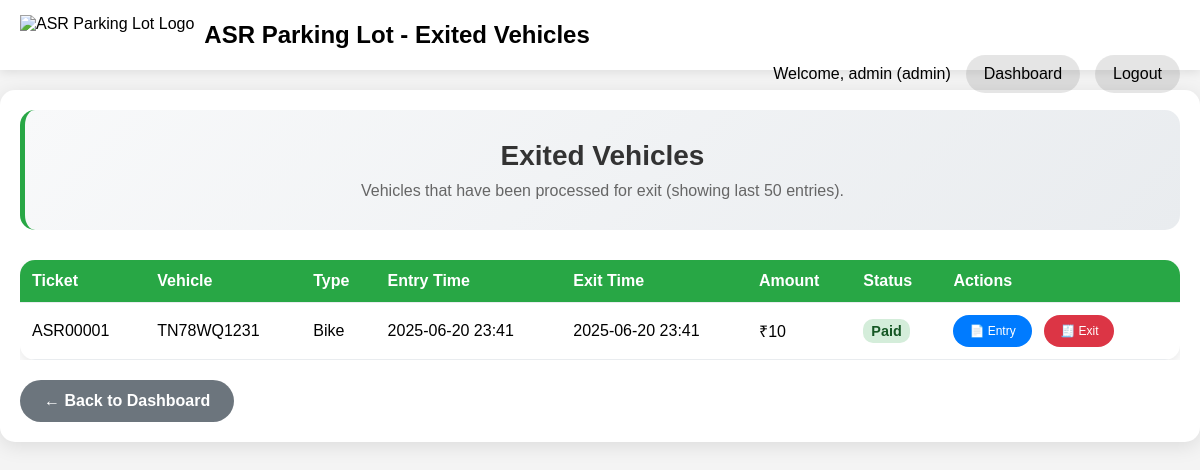
Before: /staff/exited-vehicles (signed in) with the older database file.
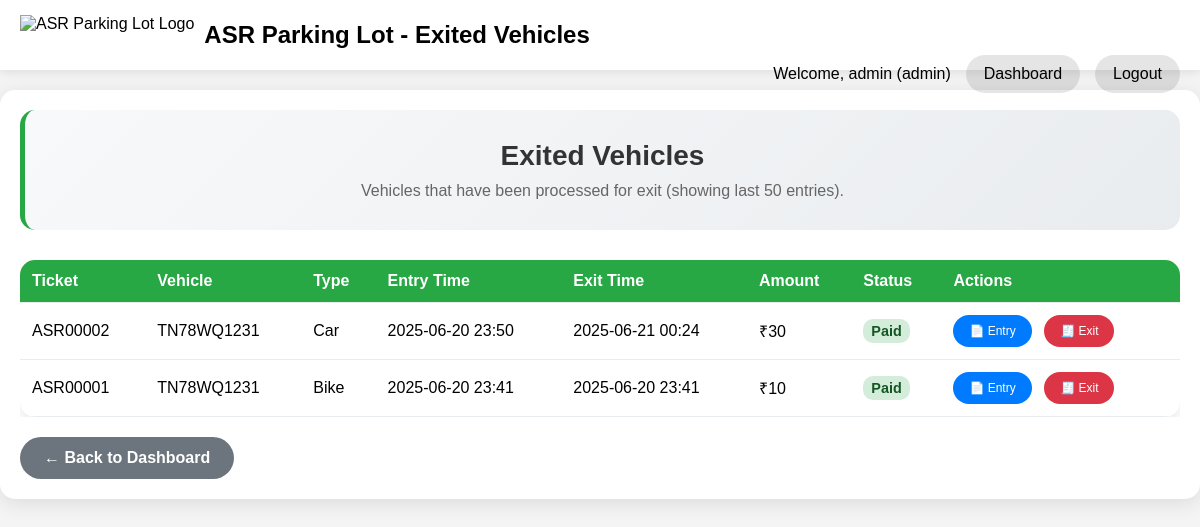
After: the same page with the newer database file.
### app/models.py (models this page shows, shortened)
class Entry(db.Model):
    id = db.Column(db.Integer, primary_key=True)
    ticket_number = db.Column(db.String(20), unique=True, nullable=False)
    vehicle_type = db.Column(db.String(50), nullable=False)
    vehicle_number = db.Column(db.String(20), nullable=False)
    phone = db.Column(db.String(15), nullable=False)
    device = db.Column(db.String(50), nullable=False)
    entry_time = db.Column(db.DateTime, default=datetime.utcnow, nullable=False)
    exit_time = db.Column(db.DateTime, nullable=True)
    paid = db.Column(db.Boolean, default=False, nullable=False)
    amount = db.Column(db.Float, nullable=True)

### app/routes.py (the view)
@main.route('/staff/exited-vehicles')
@login_required
def exited_vehicles():
    if current_user.role not in ['admin', 'staff']:
        flash('Access denied. Staff or Admin privileges required.', 'error')
        return redirect(url_for('main.index'))
    exited_vehicles = Entry.query.filter(
        Entry.exit_time.is_not(None)
    ).order_by(Entry.exit_time.desc()).limit(50).all()
    return render_template('exited_vehicles.html',
                         title='Exited Vehicles',
                         exited_vehicles=exited_vehicles)

### app/__init__.py (called while the page is built)
def create_app():
    app = Flask(__name__)
    app.config['SECRET_KEY'] = os.environ.get('SECRET_KEY') or 'dev-secret-key-change-in-production'
    app.config['SQLALCHEMY_DATABASE_URI'] = 'sqlite:///site.db'
    app.config['SQLALCHEMY_TRACK_MODIFICATIONS'] = False
    db.init_app(app)
    login_manager.init_app(app)
    migrate.init_app(app, db)
    login_manager.login_view = 'main.login'
    login_manager.login_message_category = 'info'
    from app.routes import main as main_blueprint
    app.register_blueprint(main_blueprint)
    from .models import User
    @login_manager.user_loader
    def load_user(user_id):
        return User.query.get(int(user_id))
    return app

### app/templates/exited_vehicles.html (shortened to what this page needs)
<!DOCTYPE html>
<html lang="en">
<head>
</head>
<body>
    <div class="navbar">
        <div class="navbar-logo">
            <img src="{{ url_for('main.public_file', filename='logo.png') }}" alt="ASR Parking Lot Logo">
            <h1>ASR Parking Lot - Exited Vehicles</h1>
        </div>
        <div class="navbar-right">
            <span>Welcome, {{ current_user.username }} ({{ current_user.role }})</span>
            <a href="{{ url_for('main.staff_dashboard') }}">Dashboard</a>
            <a href="{{ url_for('main.logout') }}">Logout</a>
        </div>
    </div>
    <div class="container">
        <div class="header-section">
            <h2>Exited Vehicles</h2>
            <p>Vehicles that have been processed for exit (showing last 50 entries).</p>
        </div>
        {% if exited_vehicles %}
        <div class="vehicles-table">
            <table>
                <thead>
                    <tr>
                        <th>Ticket</th>
                        <th>Vehicle</th>
                        <th>Type</th>
                        <th>Entry Time</th>
                        <th>Exit Time</th>
                        <th>Amount</th>
                        <th>Status</th>
                        <th>Actions</th>
                    </tr>
                </thead>
                <tbody>
                    {% for vehicle in exited_vehicles %}
                    <tr>
                        <td>{{ vehicle.ticket_number }}</td>
                        <td>{{ vehicle.vehicle_number }}</td>
                        <td>{{ vehicle.vehicle_type }}</td>
                        <td>{{ vehicle.entry_time.strftime('%Y-%m-%d %H:%M') }}</td>
                        <td>{{ vehicle.exit_time.strftime('%Y-%m-%d %H:%M') }}</td>
                        <td>₹{{ "%.0f"|format(vehicle.amount or 0) }}</td>
                        <td>
                            {% if vehicle.paid %}
                                <span class="status-paid">Paid</span>
                            {% else %}
                                <span class="status-pending">Pending</span>
                            {% endif %}
                        </td>
                        <td>
                            <a href="{{ url_for('main.print_receipt', entry_id=vehicle.id) }}"
                               target="_blank"
                               class="action-btn">
                                📄 Entry
                            </a>
                            <a href="{{ url_for('main.exit_receipt', entry_id=vehicle.id) }}"
                               target="_blank"
                               class="action-btn exit">
                                🧾 Exit
                            </a>
                        </td>
                    </tr>
                    {% endfor %}
                </tbody>
            </table>
        </div>
        {% else %}
        <div class="no-vehicles">
            <h3>No Exited Vehicles</h3>
            <p>No vehicles have been processed for exit yet.</p>
        </div>
        {% endif %}
        <a href="{{ url_for('main.staff_dashboard') }}" class="back-btn">← Back to Dashboard</a>
    </div>
</body>
</html>

Changed rows visible on the page:
now on this page (row edited): Entry: ticket_number "ASR00002", vehicle_number "TN78WQ1231", vehicle_type "Car", entry_time "2025-06-20 23:50", exit_time "2025-06-21 00:24", amount "30", paid "Paid"
